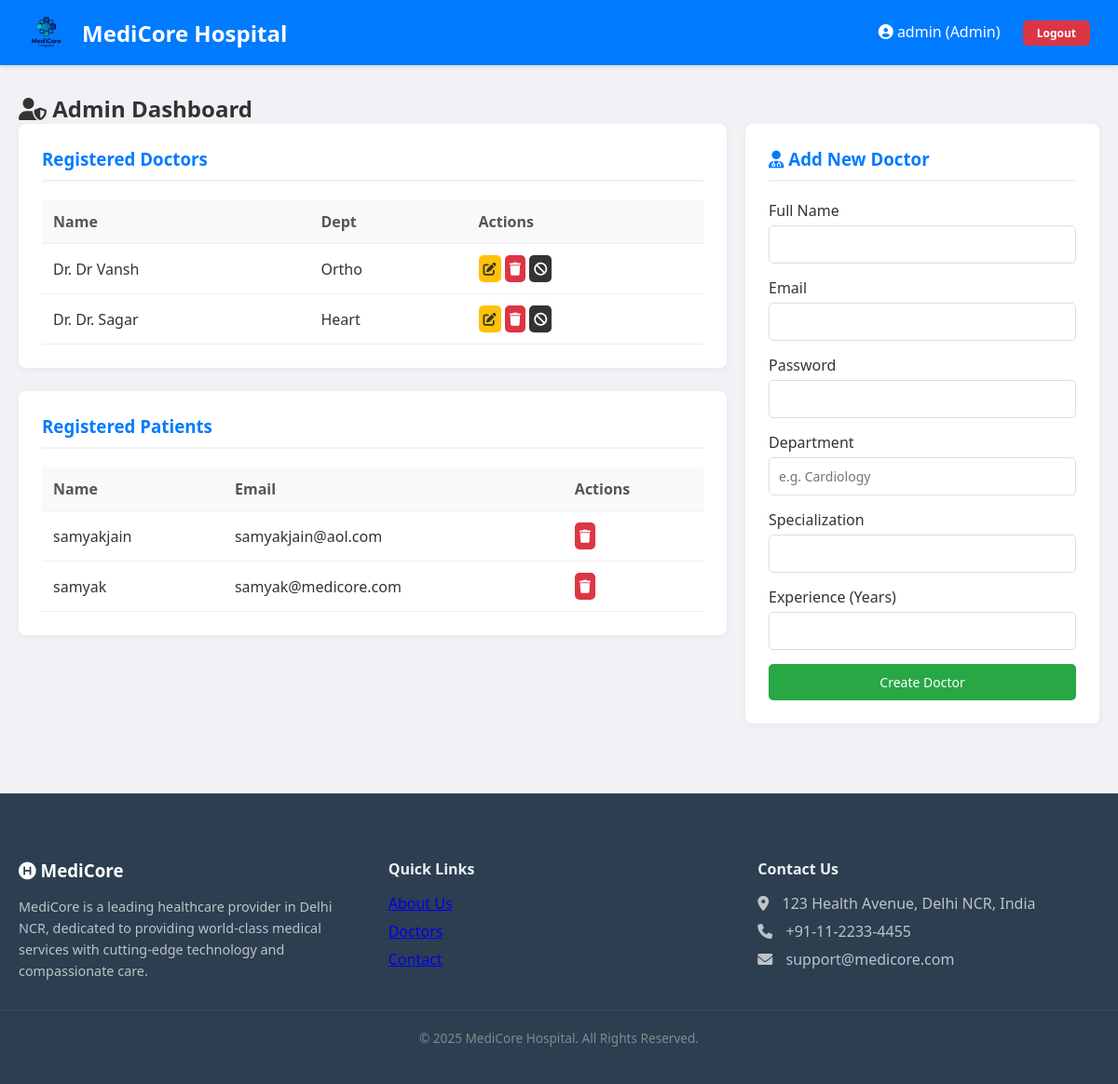
The page /admin/dashboard (signed in) on the database its author committed.
### models.py (models this page shows)
class User(UserMixin, db.Model):
    __tablename__ = 'users'
    id = db.Column(db.Integer, primary_key=True)
    username = db.Column(db.String(80), unique=True, nullable=False)
    email = db.Column(db.String(120), unique=True, nullable=False)
    password = db.Column(db.String(200), nullable=False)
    role = db.Column(db.String(50), nullable=False) # 'admin', 'doctor', 'patient'
    doctor_profile = db.relationship('DoctorDetail', back_populates='user', uselist=False)
    appointments = db.relationship('Appointment', foreign_keys='Appointment.patient_id', back_populates='patient')

class DoctorDetail(db.Model):
    __tablename__ = 'doctor_details'
    id = db.Column(db.Integer, primary_key=True)
    user_id = db.Column(db.Integer, db.ForeignKey('users.id'), nullable=False)
    department = db.Column(db.String(100), nullable=False)
    specialization = db.Column(db.String(100)) # From diagram
    experience = db.Column(db.Integer)         # From diagram
    user = db.relationship('User', back_populates='doctor_profile')
    availabilities = db.relationship('Availability', back_populates='doctor')

### app.py (the view)
@app.route('/admin/dashboard')
def admin_dashboard():
    if session.get('role') != 'admin': return redirect(url_for('login'))
    doctors = User.query.filter_by(role='doctor').all()
    patients = User.query.filter_by(role='patient').all()
    return render_template('admin/dashboard.html', doctors=doctors, patients=patients)

### templates/admin/dashboard.html
{% extends "base.html" %}
{% block content %}
<h2><i class="fas fa-user-shield"></i> Admin Dashboard</h2>
<div class="row" style="display: flex; gap: 20px;">
    <div style="flex: 2;">
        <div class="card">
            <h3>Registered Doctors</h3>
            <table>
                <thead>
                    <tr>
                        <th>Name</th>
                        <th>Dept</th>
                        <th>Actions</th>
                    </tr>
                </thead>
                <tbody>
                    {% for doc in doctors %}
                    <tr>
                        <td>Dr. {{ doc.username }}</td>
                        <td>{{ doc.doctor_profile.department }}</td>
                        <td>
                            <a href="#" class="btn btn-warning" style="padding: 5px;"><i class="fas fa-edit"></i></a>
                            <a href="#" class="btn btn-danger" style="padding: 5px;"><i class="fas fa-trash"></i></a>
                            <a href="#" class="btn" style="padding: 5px; background: #333;"><i
                                    class="fas fa-ban"></i></a>
                        </td>
                    </tr>
                    {% endfor %}
                </tbody>
            </table>
        </div>
        <div class="card">
            <h3>Registered Patients</h3>
            <table>
                <thead>
                    <tr>
                        <th>Name</th>
                        <th>Email</th>
                        <th>Actions</th>
                    </tr>
                </thead>
                <tbody>
                    {% for pat in patients %}
                    <tr>
                        <td>{{ pat.username }}</td>
                        <td>{{ pat.email }}</td>
                        <td>
                            <a href="#" class="btn btn-danger" style="padding: 5px;"><i class="fas fa-trash"></i></a>
                        </td>
                    </tr>
                    {% endfor %}
                </tbody>
            </table>
        </div>
    </div>
    <div style="flex: 1;">
        <div class="card">
            <h3><i class="fas fa-user-md"></i> Add New Doctor</h3>
            <form action="{{ url_for('add_doctor') }}" method="POST">
                <div class="form-group">
                    <label>Full Name</label>
                    <input type="text" name="username" required>
                </div>
                <div class="form-group">
                    <label>Email</label>
                    <input type="email" name="email" required>
                </div>
                <div class="form-group">
                    <label>Password</label>
                    <input type="password" name="password" required>
                </div>
                <div class="form-group">
                    <label>Department</label>
                    <input type="text" name="department" placeholder="e.g. Cardiology" required>
                </div>
                <div class="form-group">
                    <label>Specialization</label>
                    <input type="text" name="specialization" required>
                </div>
                <div class="form-group">
                    <label>Experience (Years)</label>
                    <input type="number" name="experience" required>
                </div>
                <button type="submit" class="btn btn-success" style="width: 100%;">Create Doctor</button>
            </form>
        </div>
    </div>
</div>
{% endblock %}

### static/css/style.css (style rules this page uses)
* { margin: 0; padding: 0; box-sizing: border-box; font-family: 'Segoe UI', Tahoma, Geneva, Verdana, sans-serif; }
body { background-color: #f0f2f5; color: #333; }
.card { background: white; border-radius: 8px; padding: 25px; margin-bottom: 25px; box-shadow: 0 2px 8px rgba(0, 0, 0, 0.05); }
.card h3 { border-bottom: 2px solid #f0f2f5; padding-bottom: 10px; margin-bottom: 20px; color: #007bff; }
.form-group { margin-bottom: 15px; }
label { display: block; margin-bottom: 5px; font-weight: 500; }
input, select, textarea { width: 100%; padding: 10px; border: 1px solid #ddd; border-radius: 5px; font-size: 14px; transition: border 0.3s; }
.btn { display: inline-block; padding: 10px 20px; background-color: #007bff; color: white; border: none; border-radius: 5px; cursor: pointer; text-decoration: none; font-size: 14px; transition: background 0.2s; }
.btn-danger { background-color: #dc3545; }
.btn-warning { background-color: #ffc107; color: #333; }
.btn-success { background-color: #28a745; }
table { width: 100%; border-collapse: collapse; margin-top: 10px; }
th, td { padding: 12px; text-align: left; border-bottom: 1px solid #eee; }
th { background-color: #f8f9fa; color: #555; }

### rows shown on the page
User: username "Dr Vansh", doctor_profile.department "Ortho"
User: username "Dr. Sagar", doctor_profile.department "Heart"
User: username "samyakjain", email "samyakjain@aol.com"
User: username "samyak", email "samyak@medicore.com"

### other values the page prints
{{ session.username }} "admin"
{{ session.role|capitalize }} "Admin"
